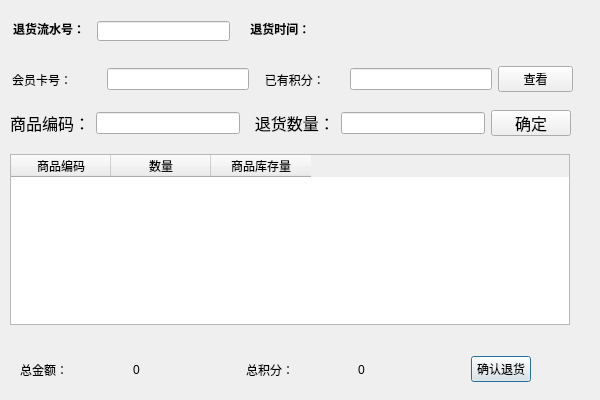
<?xml version="1.0" encoding="UTF-8"?>
<ui version="4.0">
 <class>SellSecond</class>
 <widget class="QDialog" name="SellSecond">
  <property name="geometry">
   <rect>
    <x>0</x>
    <y>0</y>
    <width>600</width>
    <height>400</height>
   </rect>
  </property>
  <property name="windowTitle">
   <string>退货</string>
  </property>
  <widget class="QTableWidget" name="tableWidget">
   <property name="geometry">
    <rect>
     <x>10</x>
     <y>154</y>
     <width>560</width>
     <height>171</height>
    </rect>
   </property>
   <column>
    <property name="text">
     <string>商品编码</string>
    </property>
   </column>
   <column>
    <property name="text">
     <string>数量</string>
    </property>
   </column>
   <column>
    <property name="text">
     <string>商品库存量</string>
    </property>
   </column>
  </widget>
  <widget class="QLineEdit" name="waterTxt">
   <property name="geometry">
    <rect>
     <x>97</x>
     <y>21</y>
     <width>133</width>
     <height>20</height>
    </rect>
   </property>
   <property name="maximumSize">
    <size>
     <width>142</width>
     <height>16777215</height>
    </size>
   </property>
  </widget>
  <widget class="QLabel" name="label_9">
   <property name="geometry">
    <rect>
     <x>13</x>
     <y>21</y>
     <width>78</width>
     <height>16</height>
    </rect>
   </property>
   <property name="font">
    <font>
     <weight>75</weight>
     <bold>true</bold>
    </font>
   </property>
   <property name="text">
    <string>退货流水号：</string>
   </property>
  </widget>
  <widget class="QLabel" name="label_10">
   <property name="geometry">
    <rect>
     <x>237</x>
     <y>21</y>
     <width>93</width>
     <height>16</height>
    </rect>
   </property>
   <property name="font">
    <font>
     <weight>75</weight>
     <bold>true</bold>
    </font>
   </property>
   <property name="text">
    <string>    退货时间：</string>
   </property>
  </widget>
  <widget class="QLabel" name="timeLabel">
   <property name="geometry">
    <rect>
     <x>346</x>
     <y>21</y>
     <width>131</width>
     <height>20</height>
    </rect>
   </property>
   <property name="text">
    <string/>
   </property>
  </widget>
  <widget class="QWidget" name="">
   <property name="geometry">
    <rect>
     <x>20</x>
     <y>354</y>
     <width>511</width>
     <height>31</height>
    </rect>
   </property>
   <layout class="QHBoxLayout" name="horizontalLayout">
    <item>
     <widget class="QLabel" name="label_4">
      <property name="text">
       <string>总金额：</string>
      </property>
     </widget>
    </item>
    <item>
     <widget class="QLabel" name="sumPriceLabel">
      <property name="text">
       <string>0</string>
      </property>
     </widget>
    </item>
    <item>
     <widget class="QLabel" name="label_5">
      <property name="text">
       <string>总积分：</string>
      </property>
     </widget>
    </item>
    <item>
     <widget class="QLabel" name="sumScoreLabel">
      <property name="text">
       <string>0</string>
      </property>
     </widget>
    </item>
    <item>
     <widget class="QPushButton" name="returnBtn">
      <property name="maximumSize">
       <size>
        <width>60</width>
        <height>16777215</height>
       </size>
      </property>
      <property name="text">
       <string>确认退货</string>
      </property>
     </widget>
    </item>
   </layout>
  </widget>
  <widget class="QWidget" name="">
   <property name="geometry">
    <rect>
     <x>12</x>
     <y>59</y>
     <width>561</width>
     <height>41</height>
    </rect>
   </property>
   <layout class="QHBoxLayout" name="horizontalLayout_2">
    <item>
     <widget class="QLabel" name="label_11">
      <property name="text">
       <string>会员卡号：</string>
      </property>
     </widget>
    </item>
    <item>
     <widget class="QLineEdit" name="VIPNumTxt">
      <property name="maximumSize">
       <size>
        <width>142</width>
        <height>16777215</height>
       </size>
      </property>
     </widget>
    </item>
    <item>
     <widget class="QLabel" name="label_12">
      <property name="maximumSize">
       <size>
        <width>96</width>
        <height>16777215</height>
       </size>
      </property>
      <property name="text">
       <string>   已有积分：</string>
      </property>
     </widget>
    </item>
    <item>
     <widget class="QLineEdit" name="scoreGotTxt">
      <property name="maximumSize">
       <size>
        <width>142</width>
        <height>16777215</height>
       </size>
      </property>
     </widget>
    </item>
    <item>
     <widget class="QPushButton" name="pushButton_2">
      <property name="maximumSize">
       <size>
        <width>75</width>
        <height>16777215</height>
       </size>
      </property>
      <property name="text">
       <string>查看</string>
      </property>
     </widget>
    </item>
   </layout>
  </widget>
  <widget class="QWidget" name="">
   <property name="geometry">
    <rect>
     <x>10</x>
     <y>110</y>
     <width>561</width>
     <height>26</height>
    </rect>
   </property>
   <layout class="QHBoxLayout" name="horizontalLayout_3">
    <item>
     <widget class="QLabel" name="label_6">
      <property name="font">
       <font>
        <pointsize>12</pointsize>
       </font>
      </property>
      <property name="text">
       <string>商品编码：</string>
      </property>
     </widget>
    </item>
    <item>
     <widget class="QLineEdit" name="barcodeTxt">
      <property name="maxLength">
       <number>13</number>
      </property>
     </widget>
    </item>
    <item>
     <widget class="QLabel" name="label_7">
      <property name="font">
       <font>
        <pointsize>12</pointsize>
       </font>
      </property>
      <property name="text">
       <string>  退货数量：</string>
      </property>
     </widget>
    </item>
    <item>
     <widget class="QLineEdit" name="returnTxt"/>
    </item>
    <item>
     <widget class="QPushButton" name="pushButton">
      <property name="font">
       <font>
        <pointsize>12</pointsize>
       </font>
      </property>
      <property name="text">
       <string>确定</string>
      </property>
     </widget>
    </item>
   </layout>
  </widget>
 </widget>
 <resources/>
 <connections/>
</ui>
